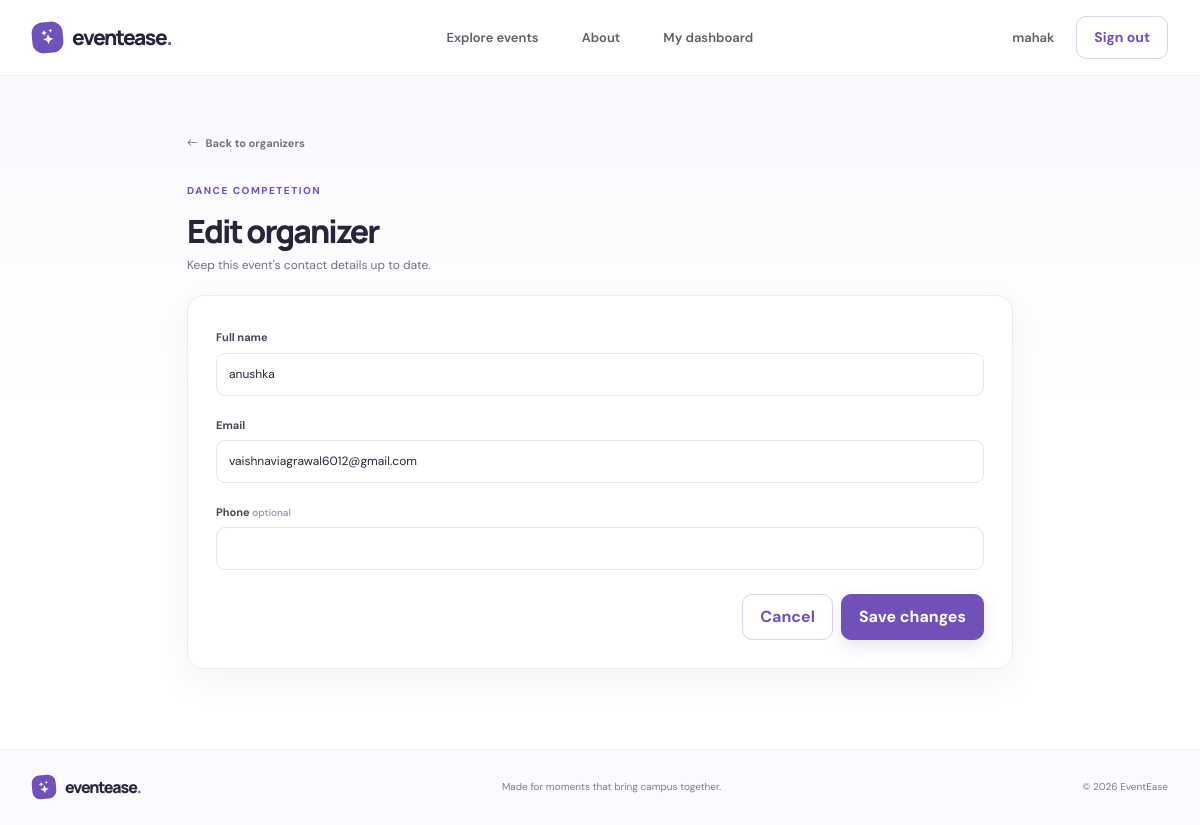
The page /admin/organizers/1/edit (signed in) on the database its author committed.
### models.py (models this page shows, shortened)
class User(UserMixin, db.Model):
    __table_args__ = (
        CheckConstraint("role IN ('super_admin', 'admin', 'student')", name="ck_user_role"),
    )
    id = db.Column(db.Integer, primary_key=True)
    full_name = db.Column(db.String(120), nullable=False)
    email = db.Column(db.String(254), unique=True, nullable=False, index=True)
    password_hash = db.Column(db.String(256), nullable=False)
    role = db.Column(db.String(20), nullable=False)
    is_approved = db.Column(db.Boolean, nullable=False, default=True)
    is_active_account = db.Column(db.Boolean, nullable=False, default=True)
    employee_id = db.Column(db.String(60), unique=True)
    enrollment_number = db.Column(db.String(60), unique=True)
    department = db.Column(db.String(120))
    course_year = db.Column(db.String(80))
    created_at = db.Column(db.DateTime, nullable=False, default=utcnow)
    registrations = db.relationship("Registration", back_populates="student", cascade="all, delete-orphan")
    attendances = db.relationship("Attendance", back_populates="student", cascade="all, delete-orphan")
    certificates = db.relationship("Certificate", back_populates="student", cascade="all, delete-orphan")
    @property
    def is_active(self):
        return self.is_active_account and (self.role != "admin" or self.is_approved)

class Event(db.Model):
    __table_args__ = (CheckConstraint("capacity > 0", name="ck_event_capacity_positive"),)
    id = db.Column(db.Integer, primary_key=True)
    title = db.Column(db.String(180), nullable=False)
    description = db.Column(db.Text, nullable=False)
    venue = db.Column(db.String(180), nullable=False)
    event_date = db.Column(db.Date, nullable=False, index=True)
    start_time = db.Column(db.Time, nullable=False)
    end_time = db.Column(db.Time, nullable=False)
    registration_opens = db.Column(db.DateTime, nullable=False)
    registration_closes = db.Column(db.DateTime, nullable=False)
    category = db.Column(db.String(80), nullable=False)
    capacity = db.Column(db.Integer, nullable=False)
    poster_filename = db.Column(db.String(255))
    attendance_token = db.Column(db.String(64), unique=True, nullable=False)
    created_by_id = db.Column(db.Integer, db.ForeignKey("user.id"), nullable=False)
    registrations = db.relationship("Registration", back_populates="event", cascade="all, delete-orphan")
    organizers = db.relationship("Organizer", back_populates="event", cascade="all, delete-orphan")
    attendances = db.relationship("Attendance", back_populates="event", cascade="all, delete-orphan")
    certificate_template = db.relationship(
        "CertificateTemplate", back_populates="event", uselist=False, cascade="all, delete-orphan"
    )
    certificates = db.relationship("Certificate", back_populates="event", cascade="all, delete-orphan")

class Organizer(db.Model):
    id = db.Column(db.Integer, primary_key=True)
    event_id = db.Column(db.Integer, db.ForeignKey("event.id"), nullable=False)
    name = db.Column(db.String(120), nullable=False)
    email = db.Column(db.String(254), nullable=False)
    phone = db.Column(db.String(40))
    event = db.relationship("Event", back_populates="organizers")

### app.py (the view, shortened to what this page needs)
    @app.route("/admin/organizers/<int:organizer_id>/edit", methods=["GET", "POST"])
    @roles_required("admin", "super_admin")
    def edit_organizer(organizer_id):
        organizer = db.get_or_404(Organizer, organizer_id)
        if not can_manage_event(organizer.event):
            abort(403)
        return render_template("organizer_edit.html", organizer=organizer)

### templates/organizer_edit.html (shortened to what this page needs)
{% extends "base.html" %}
{% block content %}
<section class="dashboard-wrap"><div class="container form-page-container">
  <a class="auth-back" href="{{ url_for('organizers', event_id=organizer.event_id) }}"><i class="bi bi-arrow-left"></i> Back to organizers</a>
  <div class="page-title-row form-page-title"><div><div class="eyebrow">{{ organizer.event.title }}</div><h1>Edit organizer</h1><p>Keep this event's contact details up to date.</p></div></div>
  <form method="post" class="form-panel form-page-panel"><input type="hidden" name="csrf_token" value="{{ csrf_token() }}">
    <label class="form-label">Full name</label><input class="form-control mb-3" name="name" value="{{ request.form.get('name', organizer.name) }}" required>
    <label class="form-label">Email</label><input class="form-control mb-3" name="email" type="email" value="{{ request.form.get('email', organizer.email) }}" required>
    <label class="form-label">Phone <span class="field-hint">optional</span></label><input class="form-control" name="phone" value="{{ request.form.get('phone', organizer.phone or '') }}">
    <div class="d-flex justify-content-end gap-2 mt-4"><a class="btn btn-outline-purple" href="{{ url_for('organizers', event_id=organizer.event_id) }}">Cancel</a><button class="btn btn-primary-purple">Save changes</button></div>
  </form>
</div></section>
{% endblock %}

### templates/base.html (shortened to what this page needs)
<!doctype html>
<html lang="en">
<head>
  <link href="https://cdn.jsdelivr.net/npm/bootstrap@5.3.3/dist/css/bootstrap.min.css" rel="stylesheet">
  <link href="https://cdn.jsdelivr.net/npm/bootstrap-icons@1.11.3/font/bootstrap-icons.min.css" rel="stylesheet">
  <link href="{{ url_for('static', filename='css/style.css') }}" rel="stylesheet">
</head>
<body>
<nav class="navbar navbar-expand-lg navbar-light site-nav">
  <div class="container">
    <a class="navbar-brand brand" href="{{ url_for('home') }}"><span class="brand-mark"><i class="bi bi-stars"></i></span> eventease<span class="brand-period">.</span></a>
    <div class="collapse navbar-collapse" id="mainNav">
      <ul class="navbar-nav mx-auto">
        <li class="nav-item"><a class="nav-link" href="{{ url_for('events') }}">Explore events</a></li>
        <li class="nav-item"><a class="nav-link" href="{{ url_for('about') }}">About</a></li>
        {% if current_user.is_authenticated %}
        <li class="nav-item"><a class="nav-link" href="{{ url_for('dashboard') }}">My dashboard</a></li>
        {% endif %}
      </ul>
      <div class="nav-actions">
        {% if current_user.is_authenticated %}
          <span class="nav-greeting d-none d-lg-inline">{{ current_user.full_name.split()[0] }}</span>
          <form method="post" action="{{ url_for('logout') }}" class="d-inline"><input type="hidden" name="csrf_token" value="{{ csrf_token() }}"><button class="btn btn-outline-purple btn-sm">Sign out</button></form>
        {% else %}
          <a class="nav-login" href="{{ url_for('login', role='student') }}">Log in</a>
          <a class="btn btn-primary-purple btn-sm" href="{{ url_for('get_started') }}">Get started <i class="bi bi-arrow-up-right ms-1"></i></a>
        {% endif %}
      </div>
    </div>
  </div>
</nav>
<main>
  {% block content %}{% endblock %}
</main>
<footer class="site-footer">
  <div class="container d-flex flex-wrap justify-content-between align-items-center gap-3">
    <a class="brand footer-brand" href="{{ url_for('home') }}"><span class="brand-mark"><i class="bi bi-stars"></i></span> eventease<span class="brand-period">.</span></a>
    <span>Made for moments that bring campus together.</span>
    <span>© {{ today.year }} EventEase</span>
  </div>
</footer>
</body>
</html>

### static/css/style.css (style rules this page uses)
:root { --ink: #29243a; --muted: #777284; --purple: #7151b8; --purple-dark: #543b91; --lavender: #f5f1fc; --lavender-strong: #e9e1f8; --line: #ece9f1; --white: #fff; --green: #2e7d62; --shadow: 0 16px 48px rgba(48, 34, 79, .08); --font-display: "Manrope", "DM Sans", sans-serif; --font-body: "DM Sans", sans-serif; }
* { box-sizing: border-box; }
body { background: #fff; color: var(--ink); font-family: var(--font-body); font-size: 15px; line-height: 1.65; }
a { color: inherit; text-decoration: none; }
h1, h2, h3, h4, .brand { font-family: var(--font-display); letter-spacing: -.045em; }
h1, h2, h3, p { margin-top: 0; }
.container { max-width: 1160px; }
.site-nav { background: rgba(255,255,255,.92); border-bottom: 1px solid rgba(236,233,241,.75); min-height: 76px; position: relative; z-index: 20; }
.brand { align-items: center; color: var(--ink); display: inline-flex; font-size: 21px; font-weight: 800; letter-spacing: -.07em; }
.brand-mark { align-items: center; background: var(--purple); border-radius: 11px; color: #fff; display: inline-flex; font-size: 15px; height: 31px; justify-content: center; margin-right: 9px; transform: rotate(-5deg); width: 31px; }
.brand-period { color: var(--purple); }
.navbar-nav { gap: 27px; }
.navbar-nav .nav-link { color: #615d6b; font-size: 13px; font-weight: 600; transition: color .2s ease; }
.nav-actions { align-items: center; display: flex; gap: 22px; }
.nav-login, .nav-greeting { color: #625e6b; font-size: 13px; font-weight: 600; }
.btn { border-radius: 10px; font-weight: 700; padding: 10px 17px; transition: transform .2s ease, box-shadow .2s ease, background .2s ease; }
.btn-primary-purple { background: var(--purple); border: 1px solid var(--purple); box-shadow: 0 6px 16px rgba(113,81,184,.16); color: #fff; }
.btn-outline-purple { background: #fff; border: 1px solid #dcd3ee; color: var(--purple); }
.eyebrow { color: var(--purple); font-size: 10px; font-weight: 800; letter-spacing: .15em; margin-bottom: 13px; text-transform: uppercase; }
.site-footer { background: #fbfaff; border-top: 1px solid #f0edf4; color: #817c8c; font-size: 10px; padding: 24px 0; }
.footer-brand { font-size: 16px; }
.footer-brand .brand-mark { border-radius: 8px; font-size: 12px; height: 24px; width: 24px; }
.auth-back { color: #777180; font-size: 11px; font-weight: 700; }
.auth-back i { color: var(--purple); margin-right: 5px; }
.form-panel { background: white; border: 1px solid #eeeaf3; border-radius: 16px; box-shadow: 0 12px 38px rgba(48,34,79,.05); padding: 25px; }
.form-label { color: #4b4656; font-size: 11px; font-weight: 700; margin-bottom: 6px; }
.field-hint, .form-help { color: #96909f; font-size: 10px; font-weight: 500; }
.form-control, .form-select { border: 1px solid #e8e4ed; border-radius: 9px; color: var(--ink); font-size: 12px; min-height: 43px; }
.dashboard-wrap { background: linear-gradient(180deg,#faf8fd 0,#fff 320px); min-height: 74vh; padding: 54px 0 80px; }
.page-title-row { align-items: center; display: flex; justify-content: space-between; margin-bottom: 23px; }
.page-title-row h1 { font-size: 32px; font-weight: 800; letter-spacing: -.06em; margin: 0 0 5px; }
.page-title-row p { color: var(--muted); font-size: 12px; margin: 0; }
.form-page-container { max-width: 850px; }
.form-page-title { margin: 28px 0 20px; }
.form-page-panel { padding: 28px; }

### rows shown on the page
User: full_name "mahak"
Event: event "DANCE COMPETETION"
Organizer: name "anushka", email "vaishnaviagrawal6012@gmail.com"
